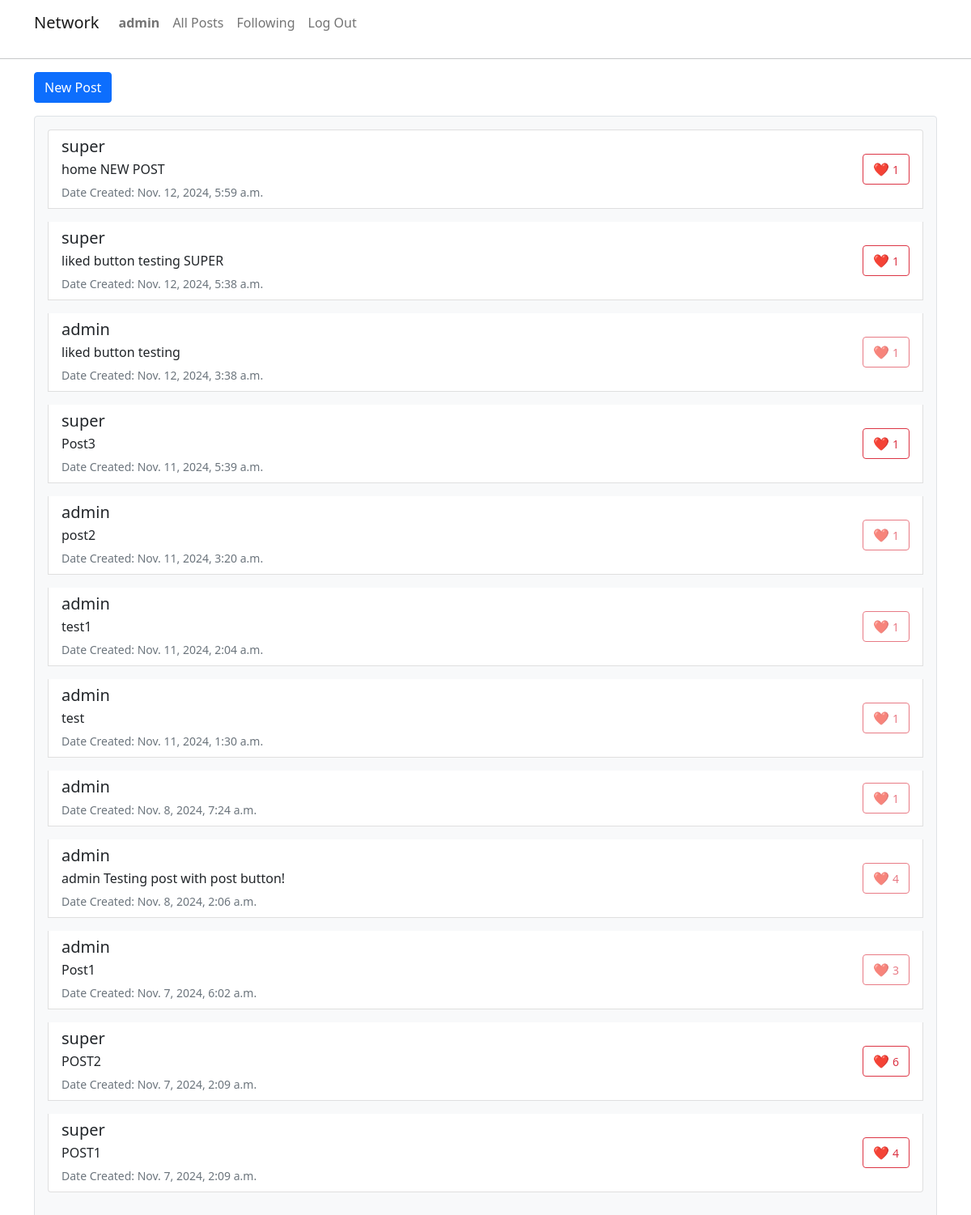
/ (signed in), run on the app's committed database.
### network/models.py (models this page shows, shortened)
class User(AbstractUser):
    followers = models.IntegerField(default=0)
    following = models.IntegerField(default=0)
    bio = models.CharField(max_length=500, null=True, blank=True)
    location = models.CharField(max_length=100, null=True, blank=True)
    work = models.CharField(max_length=100, null=True, blank=True)
    def __str__(self):
        return self.username

class Post(models.Model):
    new_post = models.TextField()
    created_by = models.ForeignKey(User, on_delete=models.CASCADE, related_name='user_posts')
    date_created = models.DateTimeField(auto_now_add=True)
    likes = models.IntegerField(default=0)

### network/views.py (the view)
# urls.py: path("", views.index, name="index"),
def index(request):
    all_posts = Post.objects.all()[::-1]
    return render(request, "network/index.html", {"posts": all_posts})

### network/templates/network/index.html (shortened to what this page needs)
{% extends "network/layout.html" %}
{% block body %}
    {% block new_post %} {% include 'network/new_post.html' %} {% endblock %}
    <div class="p-3 border rounded bg-light">
        <ul class="list-group">
            {% for post in posts %}
                <li class="list-group-item mb-3">
                    <div class="d-flex justify-content-between align-items-center">
                        <div>
                            <h5 class="user_name mb-1"
                                data-user-id="{{ post.created_by.id }}"
                                data-post-id="{{ post.id }}" >
                                {{ post.created_by }}
                            </h5>
                            <p class="mb-1">{{ post.new_post }}</p>
                            <small class="text-muted">Date Created: {{ post.date_created }}</small>
                        </div>
                        <div>
                            <button class="btn btn-outline-danger like_button" data-post-id="{{ post.id }}"
                                    {% if user == post.created_by or not user.is_authenticated %}disabled{% endif %}>
                                ❤️ <small>{{ post.likes }}</small>
                            </button>
                        </div>
                    </div>
                </li>
            {% endfor %}
        </ul>
    </div>
{% endblock %}

### network/templates/network/layout.html (shortened to what this page needs)
{% load static %}
<!DOCTYPE html>
<html lang="en">
    <head>
        <link href="https://cdn.jsdelivr.net/npm/bootstrap@5.0.2/dist/css/bootstrap.min.css" rel="stylesheet">
        <link href="{% static 'network/styles.css' %}" rel="stylesheet">
    </head>
    <body>
        <div class="container">
            <nav class="navbar navbar-expand-lg navbar-light">
                <a class="navbar-brand" href="{% url 'index' %}">Network</a>
                <div>
                  <ul class="navbar-nav mr-auto">
                    {% if user.is_authenticated %}
                        <li class="nav-item">
                            <a class="nav-link" href="{% url 'user_profile' user.id %}"><strong>{{ user.username }}</strong></a>
                        </li>
                    {% endif %}
                    <li class="nav-item">
                      <a class="nav-link" href="{% url 'index' %}">All Posts</a>
                    </li>
                    {% if user.is_authenticated %}
                        <li class="nav-item">
                            <a class="nav-link" href="#">Following</a>
                        </li>
                        <li class="nav-item">
                            <a class="nav-link" href="{% url 'logout' %}">Log Out</a>
                        </li>
                    {% endif %}
                  </ul>
                </div>
            </nav>
        </div>
        <hr>
        <div class="body container">
            <div class="body-container">
                {% block body %}{% endblock %}
            </div>
        </div>
    </body>
</html>

### data on the page
User: username "admin"
Post: created_by "super", new_post "home NEW POST", date_created "Nov. 12, 2024, 5:59 a.m.", likes "1"
Post: created_by "super", new_post "liked button testing SUPER", date_created "Nov. 12, 2024, 5:38 a.m.", likes "1"
Post: created_by "admin", new_post "liked button testing", date_created "Nov. 12, 2024, 3:38 a.m.", likes "1"
Post: created_by "super", new_post "Post3", date_created "Nov. 11, 2024, 5:39 a.m.", likes "1"
Post: created_by "admin", new_post "post2", date_created "Nov. 11, 2024, 3:20 a.m.", likes "1"
Post: created_by "admin", new_post "test1", date_created "Nov. 11, 2024, 2:04 a.m.", likes "1"
Post: created_by "admin", new_post "test", date_created "Nov. 11, 2024, 1:30 a.m.", likes "1"
Post: created_by "admin", date_created "Nov. 8, 2024, 7:24 a.m.", likes "1"
Post: created_by "admin", new_post "admin Testing post with post button!", date_created "Nov. 8, 2024, 2:06 a.m.", likes "4"
Post: created_by "admin", new_post "Post1", date_created "Nov. 7, 2024, 6:02 a.m.", likes "3"
Post: created_by "super", new_post "POST2", date_created "Nov. 7, 2024, 2:09 a.m.", likes "6"
Post: created_by "super", new_post "POST1", date_created "Nov. 7, 2024, 2:09 a.m.", likes "4"
